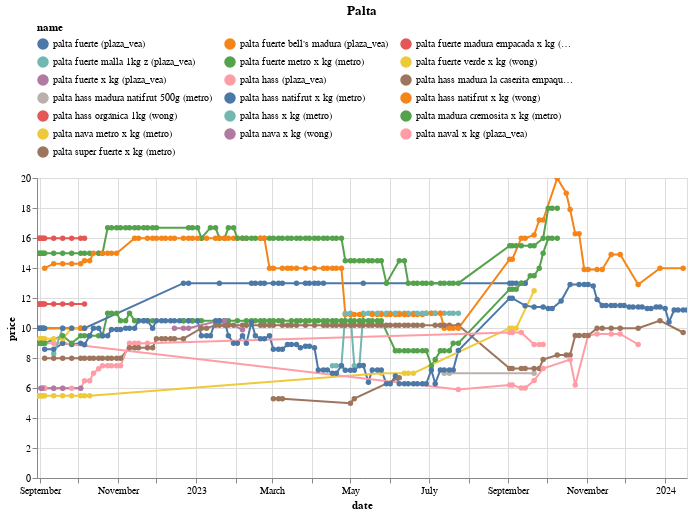

Here is the notebook cell this chart was saved with:
### Code cell
(df
 .loc[df.name.isin(names)]
 .pipe(alt.Chart)
 .mark_line(point=True)
 .encode(x='date', y='price', color='name', tooltip=['name','price'])
 .properties(width=650, title='Palta')
 .interactive()
 .configure_legend(orient='top', columns=3)
)

### Figure 1 — Vega-Lite specification as saved in the notebook (floating-point values rounded to 4 significant figures; data arrays with more than 128 entries replaced by an {"elided": "..."} marker saying what was removed)
{"config": {"view": {"continuousWidth": 300, "continuousHeight": 300}, "legend": {"columns": 3, "orient": "top"}}, "data": {"name": "data-02260cf8c5ed552bf6b6eafaae3ca859"}, "mark": {"type": "line", "point": true}, "encoding": {"color": {"field": "name", "type": "nominal"}, "tooltip": [{"field": "name", "type": "nominal"}, {"field": "price", "type": "quantitative"}], "x": {"field": "date", "type": "temporal"}, "y": {"field": "price", "type": "quantitative"}}, "params": [{"name": "param_14", "select": {"type": "interval", "encodings": ["x", "y"]}, "bind": "scales"}], "title": "Palta", "width": 650, "$schema": "https://vega.github.io/schema/vega-lite/v5.16.3.json", "datasets": {"data-02260cf8c5ed552bf6b6eafaae3ca859": {"elided": "681 records"}}}
